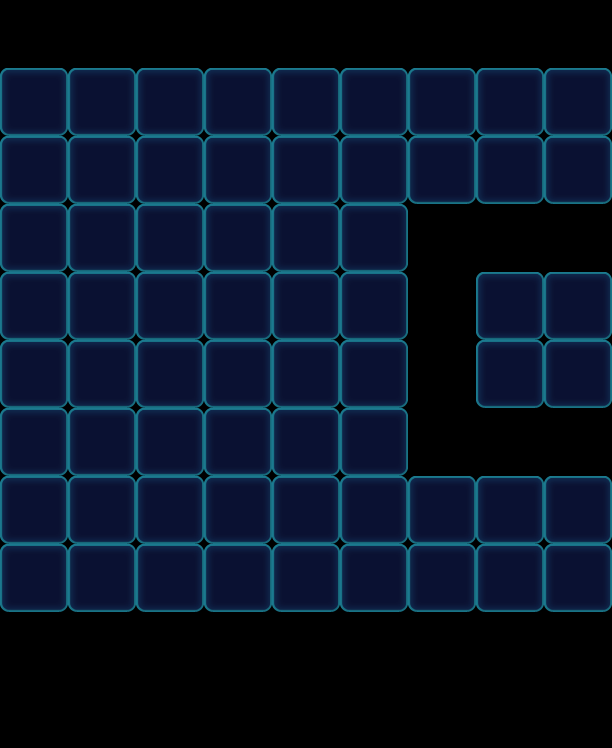

A 2D game scene composited from a Tiled map and its tileset images. What follows is a short description and the map's XML, with each tile layer's data collapsed to a summary:
An orthogonal 9x11 tile map with 68x68 px tiles, 1 tile layer (Valid), 2 tilesets and 90 objects (46x Monster, 14x Ice, 14x Haze, 12x Factory_Normal, 4x Boss).

<map version="1.0" orientation="orthogonal" width="9" height="11" tilewidth="68" tileheight="68">
 <tileset firstgid="1" name="game_grid1" tilewidth="68" tileheight="68">
  <image source="game_grid1.png" width="68" height="68" />
 </tileset>
 <tileset firstgid="2" name="map" tilewidth="68" tileheight="68">
  <image source="map.png" width="1024" height="1024" />
 </tileset>
 <layer name="Valid" width="9" height="11">
  <data>[99 cells, 64 non-empty, 1 distinct tile ids]</data>
 </layer>
 <objectgroup name="BottomObj" width="9" height="11" />
 <objectgroup name="MiddleObj" width="9" height="11">
  <object name="66" type="Monster" gid="17" x="0" y="204">
   <properties>
    <property name="Color" value="Purple" />
   </properties>
  </object>
  <object name="33" type="Monster" gid="3" x="476" y="136">
   <properties>
    <property name="Color" value="Green" />
   </properties>
  </object>
  <object name="32" type="Monster" gid="2" x="0" y="136">
   <properties>
    <property name="Color" value="Blue" />
   </properties>
  </object>
  <object name="32" type="Monster" gid="2" x="136" y="272">
   <properties>
    <property name="Color" value="Blue" />
   </properties>
  </object>
  <object name="32" type="Monster" gid="2" x="272" y="272">
   <properties>
    <property name="Bubble" value="1" />
    <property name="Color" value="Blue" />
   </properties>
  </object>
  <object name="32" type="Monster" gid="2" x="272" y="408">
   <properties>
    <property name="Color" value="Blue" />
   </properties>
  </object>
  <object name="32" type="Monster" gid="2" x="68" y="544">
   <properties>
    <property name="Color" value="Blue" />
   </properties>
  </object>
  <object name="32" type="Monster" gid="2" x="272" y="612">
   <properties>
    <property name="Color" value="Blue" />
   </properties>
  </object>
  <object name="32" type="Monster" gid="2" x="476" y="544">
   <properties>
    <property name="Bubble" value="1" />
    <property name="Color" value="Blue" />
   </properties>
  </object>
  <object name="32" type="Monster" gid="2" x="408" y="136">
   <properties>
    <property name="Color" value="Blue" />
   </properties>
  </object>
  <object name="32" type="Monster" gid="2" x="0" y="476">
   <properties>
    <property name="Color" value="Blue" />
   </properties>
  </object>
  <object name="32" type="Monster" gid="2" x="136" y="408">
   <properties>
    <property name="Color" value="Blue" />
   </properties>
  </object>
  <object name="66" type="Monster" gid="17" x="204" y="136">
   <properties>
    <property name="Color" value="Purple" />
   </properties>
  </object>
  <object name="66" type="Monster" gid="17" x="272" y="204">
   <properties>
    <property name="Bubble" value="1" />
    <property name="Color" value="Purple" />
   </properties>
  </object>
  <object name="66" type="Monster" gid="17" x="340" y="136">
   <properties>
    <property name="Color" value="Purple" />
   </properties>
  </object>
  <object name="66" type="Monster" gid="17" x="544" y="136">
   <properties>
    <property name="Color" value="Purple" />
   </properties>
  </object>
  <object name="66" type="Monster" gid="17" x="340" y="544">
   <properties>
    <property name="Color" value="Purple" />
   </properties>
  </object>
  <object name="66" type="Monster" gid="17" x="204" y="544">
   <properties>
    <property name="Color" value="Purple" />
   </properties>
  </object>
  <object name="66" type="Monster" gid="17" x="136" y="544">
   <properties>
    <property name="Color" value="Purple" />
   </properties>
  </object>
  <object name="66" type="Monster" gid="17" x="0" y="612">
   <properties>
    <property name="Color" value="Purple" />
   </properties>
  </object>
  <object name="33" type="Monster" gid="3" x="0" y="340">
   <properties>
    <property name="Color" value="Green" />
   </properties>
  </object>
  <object name="33" type="Monster" gid="3" x="68" y="136">
   <properties>
    <property name="Bubble" value="1" />
    <property name="Color" value="Green" />
   </properties>
  </object>
  <object name="33" type="Monster" gid="3" x="272" y="340">
   <properties>
    <property name="Color" value="Green" />
   </properties>
  </object>
  <object name="33" type="Monster" gid="3" x="204" y="272">
   <properties>
    <property name="Color" value="Green" />
   </properties>
  </object>
  <object name="33" type="Monster" gid="3" x="340" y="272">
   <properties>
    <property name="Color" value="Green" />
   </properties>
  </object>
  <object name="33" type="Monster" gid="3" x="340" y="408">
   <properties>
    <property name="Bubble" value="1" />
    <property name="Color" value="Green" />
   </properties>
  </object>
  <object name="33" type="Monster" gid="3" x="136" y="476">
   <properties>
    <property name="Color" value="Green" />
   </properties>
  </object>
  <object name="33" type="Monster" gid="3" x="0" y="544">
   <properties>
    <property name="Bubble" value="1" />
    <property name="Color" value="Green" />
   </properties>
  </object>
  <object name="33" type="Monster" gid="3" x="544" y="612">
   <properties>
    <property name="Color" value="Green" />
   </properties>
  </object>
  <object name="33" type="Monster" gid="3" x="408" y="544">
   <properties>
    <property name="Color" value="Green" />
   </properties>
  </object>
  <object name="57" type="Monster" gid="18" x="0" y="272">
   <properties>
    <property name="Color" value="Pink" />
   </properties>
  </object>
  <object name="57" type="Monster" gid="18" x="68" y="272">
   <properties>
    <property name="Color" value="Pink" />
   </properties>
  </object>
  <object name="57" type="Monster" gid="18" x="136" y="204">
   <properties>
    <property name="Color" value="Pink" />
   </properties>
  </object>
  <object name="57" type="Monster" gid="18" x="68" y="408">
   <properties>
    <property name="Color" value="Pink" />
   </properties>
  </object>
  <object name="57" type="Monster" gid="18" x="204" y="408">
   <properties>
    <property name="Bubble" value="1" />
    <property name="Color" value="Pink" />
   </properties>
  </object>
  <object name="57" type="Monster" gid="18" x="272" y="476">
   <properties>
    <property name="Color" value="Pink" />
   </properties>
  </object>
  <object name="57" type="Monster" gid="18" x="272" y="544">
   <properties>
    <property name="Bubble" value="1" />
    <property name="Color" value="Pink" />
   </properties>
  </object>
  <object name="57" type="Monster" gid="18" x="136" y="612">
   <properties>
    <property name="Color" value="Pink" />
   </properties>
  </object>
  <object name="57" type="Monster" gid="18" x="544" y="204">
   <properties>
    <property name="Bubble" value="1" />
    <property name="Color" value="Pink" />
   </properties>
  </object>
  <object name="57" type="Monster" gid="18" x="544" y="544">
   <properties>
    <property name="Color" value="Pink" />
   </properties>
  </object>
  <object name="65" type="Monster" gid="19" x="0" y="408">
   <properties>
    <property name="Color" value="Yellow" />
   </properties>
  </object>
  <object name="65" type="Monster" gid="19" x="136" y="340">
   <properties>
    <property name="Color" value="Yellow" />
   </properties>
  </object>
  <object name="65" type="Monster" gid="19" x="136" y="136">
   <properties>
    <property name="Color" value="Yellow" />
   </properties>
  </object>
  <object name="65" type="Monster" gid="19" x="272" y="136">
   <properties>
    <property name="Color" value="Yellow" />
   </properties>
  </object>
  <object name="65" type="Monster" gid="19" x="408" y="204">
   <properties>
    <property name="Color" value="Yellow" />
   </properties>
  </object>
  </objectgroup>
 <objectgroup color="#000000" name="TopObj" width="9" height="11">
  <!-- 30 objects omitted --></objectgroup>
 <objectgroup color="#00ff00" name="CeilObj" width="9" height="11">
  <!-- 14 objects omitted --></objectgroup>
</map>
<!-- 45 of 90 objects omitted -->
